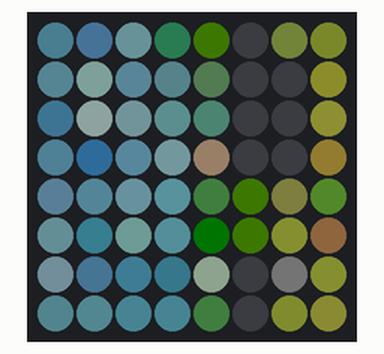
Bench run of a sketch on a simulated ESP32-S3. Parts: 8×8 RGB LED matrix (first LED top left, wired row by row). Dim RGB values are drawn brighter than linear.

Above: at 0.1 s.

The sketch:

ESP32S3LEDmatrix_photo.ino
```cpp
#include <Adafruit_GFX.h>
#include <Adafruit_NeoMatrix.h>
#include <Adafruit_NeoPixel.h>

// ==== ハードウェア設定 ====
#define LED_PIN   14
#define W 8
#define H 8
#define NUM_LEDS (W*H)

// NeoPixelの型（WS2812B / GRB / 800kHz）
#define PIXEL_TYPE (NEO_GRB + NEO_KHZ800)

// ==== 全体の明るさ（0–255） ====
#define GLOBAL_BRIGHTNESS  50

// 配線レイアウト：左上原点・行優先・プログレッシブ（全行同じ方向）
Adafruit_NeoMatrix matrix(
  W, H, LED_PIN,
  NEO_MATRIX_TOP + NEO_MATRIX_LEFT + NEO_MATRIX_ROWS + NEO_MATRIX_PROGRESSIVE,
  PIXEL_TYPE
);

// ==== 新しいテキストデータに置き換えました ====
// 64ピクセル分の [R, G, B] データ
const uint8_t imageData[NUM_LEDS][3] = {
  {124, 150, 157}, {171, 191, 192}, {155, 177, 181}, {154, 178, 185},
  {138, 170, 182}, {126, 159, 173}, {139, 167, 175}, {125, 155, 166},
  {131, 157, 163}, {130, 158, 168}, {119, 153, 167}, {149, 180, 191},
  {122, 169, 192}, {215, 224, 220}, {196, 213, 211}, {138, 171, 184},
  {128, 164, 175}, {124, 161, 174}, {173, 197, 198}, {170, 199, 207},
  {165, 192, 201}, {168, 192, 198}, {152, 181, 190}, {161, 185, 190},
  {133, 166, 173}, {110, 140, 148}, {156, 188, 196}, {164, 196, 207},
  {177, 203, 207}, {130, 153, 158}, {121, 146, 149}, {70, 84, 78},
  {83, 95, 81}, {210, 227, 210}, {44, 56, 50}, {78, 92, 86},
  {188, 178, 167}, {101, 116, 115}, {75, 90, 83}, {65, 78, 48},
  {26, 39, 21}, {11, 21, 6}, {56, 72, 42}, {61, 82, 53},
  {31, 42, 26}, {7, 19, 17}, {9, 21, 8}, {22, 33, 19},
  {137, 144, 98}, {69, 71, 59}, {155, 158, 108}, {102, 99, 79},
  {11, 18, 13}, {24, 33, 24}, {31, 33, 23}, {118, 118, 89},
  {136, 140, 96}, {154, 159, 107}, {157, 138, 112}, {119, 139, 89},
  {168, 160, 114}, {153, 153, 105}, {147, 150, 102}, {130, 132, 88}
};


void setup() {
  matrix.begin();
  matrix.setBrightness(GLOBAL_BRIGHTNESS);
  matrix.fillScreen(0); // 画面を一度クリア

  // 画像データを反時計回りに90度回転させながら描画
  for (int srcY = 0; srcY < H; srcY++) {
    for (int srcX = 0; srcX < W; srcX++) {
      // 元の画像データのインデックス
      int srcIndex = srcY * W + srcX;

      // 配列からR, G, Bの値を取得
      uint8_t r = imageData[srcIndex][0];
      uint8_t g = imageData[srcIndex][1];
      uint8_t b = imageData[srcIndex][2];

      // 反時計回りに90度回転: (srcX, srcY) → (srcY, W-1-srcX)
      int dstX = srcY;
      int dstY = W - 1 - srcX;

      // 回転後の座標に描画
      matrix.drawPixel(dstX, dstY, matrix.Color(r, g, b));
    }
  }

  // 描画内容をマトリックスに反映
  matrix.show();
}

void loop() {
  // setup()で一度描画するだけなので、loop()は空でOK
}
```
